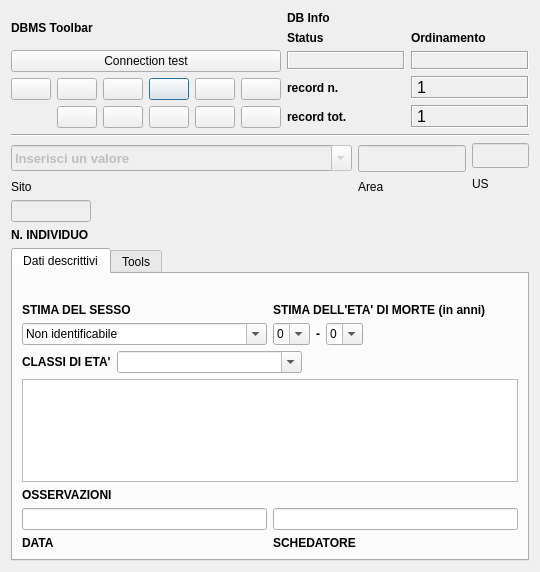
<?xml version="1.0" encoding="UTF-8"?>
<ui version="4.0">
 <class>DialogInd</class>
 <widget class="QDialog" name="DialogInd">
  <property name="geometry">
   <rect>
    <x>0</x>
    <y>0</y>
    <width>540</width>
    <height>572</height>
   </rect>
  </property>
  <property name="minimumSize">
   <size>
    <width>540</width>
    <height>400</height>
   </size>
  </property>
  <property name="windowTitle">
   <string>pyArchInit Gestione Scavi - Scheda Individuo</string>
  </property>
  <property name="windowIcon">
   <iconset resource="resources.qrc">
    <normaloff>:/images/iconPAI.png</normaloff>:/images/iconPAI.png</iconset>
  </property>
  <layout class="QGridLayout" name="gridLayout_6">
   <item row="0" column="0" colspan="3">
    <layout class="QGridLayout" name="gridLayout_2">
     <item row="0" column="0">
      <widget class="QLabel" name="label_29">
       <property name="font">
        <font>
         <weight>75</weight>
         <bold>true</bold>
        </font>
       </property>
       <property name="text">
        <string>DBMS Toolbar</string>
       </property>
      </widget>
     </item>
     <item row="0" column="1" rowspan="3">
      <layout class="QGridLayout" name="gridLayout_5">
       <item row="0" column="0">
        <widget class="QLabel" name="label_42">
         <property name="font">
          <font>
           <weight>75</weight>
           <bold>true</bold>
          </font>
         </property>
         <property name="autoFillBackground">
          <bool>true</bool>
         </property>
         <property name="text">
          <string>DB Info</string>
         </property>
        </widget>
       </item>
       <item row="1" column="0">
        <layout class="QGridLayout" name="gridLayout_4">
         <item row="0" column="1">
          <widget class="QLabel" name="label_43">
           <property name="font">
            <font>
             <pointsize>9</pointsize>
             <weight>75</weight>
             <bold>true</bold>
            </font>
           </property>
           <property name="text">
            <string>Ordinamento</string>
           </property>
           <property name="margin">
            <number>0</number>
           </property>
          </widget>
         </item>
         <item row="1" column="0">
          <widget class="QLabel" name="label_status">
           <property name="minimumSize">
            <size>
             <width>40</width>
             <height>0</height>
            </size>
           </property>
           <property name="font">
            <font>
             <pointsize>10</pointsize>
             <weight>75</weight>
             <bold>true</bold>
            </font>
           </property>
           <property name="cursor">
            <cursorShape>ForbiddenCursor</cursorShape>
           </property>
           <property name="mouseTracking">
            <bool>false</bool>
           </property>
           <property name="contextMenuPolicy">
            <enum>Qt::DefaultContextMenu</enum>
           </property>
           <property name="frameShape">
            <enum>QFrame::Box</enum>
           </property>
           <property name="frameShadow">
            <enum>QFrame::Sunken</enum>
           </property>
           <property name="text">
            <string/>
           </property>
           <property name="alignment">
            <set>Qt::AlignCenter</set>
           </property>
           <property name="margin">
            <number>0</number>
           </property>
          </widget>
         </item>
         <item row="1" column="1">
          <widget class="QLabel" name="label_sort">
           <property name="font">
            <font>
             <pointsize>10</pointsize>
             <weight>75</weight>
             <bold>true</bold>
            </font>
           </property>
           <property name="cursor">
            <cursorShape>ForbiddenCursor</cursorShape>
           </property>
           <property name="mouseTracking">
            <bool>false</bool>
           </property>
           <property name="contextMenuPolicy">
            <enum>Qt::DefaultContextMenu</enum>
           </property>
           <property name="frameShape">
            <enum>QFrame::Box</enum>
           </property>
           <property name="frameShadow">
            <enum>QFrame::Sunken</enum>
           </property>
           <property name="text">
            <string/>
           </property>
           <property name="alignment">
            <set>Qt::AlignCenter</set>
           </property>
           <property name="margin">
            <number>0</number>
           </property>
          </widget>
         </item>
         <item row="0" column="0">
          <widget class="QLabel" name="label_34">
           <property name="font">
            <font>
             <pointsize>9</pointsize>
             <weight>75</weight>
             <bold>true</bold>
            </font>
           </property>
           <property name="text">
            <string>Status</string>
           </property>
           <property name="margin">
            <number>0</number>
           </property>
          </widget>
         </item>
        </layout>
       </item>
       <item row="2" column="0">
        <layout class="QGridLayout" name="gridLayout_3">
         <item row="0" column="0">
          <widget class="QLabel" name="label_27">
           <property name="font">
            <font>
             <pointsize>9</pointsize>
             <weight>75</weight>
             <bold>true</bold>
            </font>
           </property>
           <property name="text">
            <string>record n.</string>
           </property>
           <property name="margin">
            <number>0</number>
           </property>
          </widget>
         </item>
         <item row="0" column="1">
          <widget class="QLabel" name="label_rec_corrente">
           <property name="font">
            <font>
             <family>Microsoft Sans Serif</family>
             <pointsize>12</pointsize>
            </font>
           </property>
           <property name="cursor">
            <cursorShape>ForbiddenCursor</cursorShape>
           </property>
           <property name="mouseTracking">
            <bool>false</bool>
           </property>
           <property name="contextMenuPolicy">
            <enum>Qt::DefaultContextMenu</enum>
           </property>
           <property name="frameShape">
            <enum>QFrame::Box</enum>
           </property>
           <property name="frameShadow">
            <enum>QFrame::Sunken</enum>
           </property>
           <property name="text">
            <string>1</string>
           </property>
          </widget>
         </item>
         <item row="1" column="0">
          <widget class="QLabel" name="label_28">
           <property name="font">
            <font>
             <pointsize>9</pointsize>
             <weight>75</weight>
             <bold>true</bold>
            </font>
           </property>
           <property name="text">
            <string>record tot.</string>
           </property>
           <property name="margin">
            <number>0</number>
           </property>
          </widget>
         </item>
         <item row="1" column="1">
          <widget class="QLabel" name="label_rec_tot">
           <property name="font">
            <font>
             <family>Microsoft Sans Serif</family>
             <pointsize>12</pointsize>
            </font>
           </property>
           <property name="cursor">
            <cursorShape>ForbiddenCursor</cursorShape>
           </property>
           <property name="mouseTracking">
            <bool>false</bool>
           </property>
           <property name="contextMenuPolicy">
            <enum>Qt::DefaultContextMenu</enum>
           </property>
           <property name="frameShape">
            <enum>QFrame::Box</enum>
           </property>
           <property name="frameShadow">
            <enum>QFrame::Sunken</enum>
           </property>
           <property name="text">
            <string>1</string>
           </property>
          </widget>
         </item>
        </layout>
       </item>
      </layout>
     </item>
     <item row="2" column="0">
      <layout class="QGridLayout" name="gridLayout">
       <item row="0" column="5">
        <widget class="QPushButton" name="pushButton_last_rec">
         <property name="toolTip">
          <string>Last rec</string>
         </property>
         <property name="text">
          <string/>
         </property>
         <property name="icon">
          <iconset resource="resources.qrc">
           <normaloff>:/images/7_rightArrows.png</normaloff>:/images/7_rightArrows.png</iconset>
         </property>
        </widget>
       </item>
       <item row="0" column="6">
        <widget class="QPushButton" name="pushButton_new_rec">
         <property name="font">
          <font>
           <pointsize>9</pointsize>
          </font>
         </property>
         <property name="toolTip">
          <string>New record</string>
         </property>
         <property name="text">
          <string/>
         </property>
         <property name="icon">
          <iconset resource="resources.qrc">
           <normaloff>:/images/newrec.png</normaloff>:/images/newrec.png</iconset>
         </property>
        </widget>
       </item>
       <item row="0" column="7">
        <widget class="QPushButton" name="pushButton_save">
         <property name="font">
          <font>
           <pointsize>9</pointsize>
          </font>
         </property>
         <property name="toolTip">
          <string>Save</string>
         </property>
         <property name="text">
          <string/>
         </property>
         <property name="icon">
          <iconset resource="resources.qrc">
           <normaloff>:/images/b_save.png</normaloff>:/images/b_save.png</iconset>
         </property>
         <property name="autoDefault">
          <bool>false</bool>
         </property>
        </widget>
       </item>
       <item row="1" column="4">
        <widget class="QPushButton" name="pushButton_new_search">
         <property name="font">
          <font>
           <pointsize>9</pointsize>
          </font>
         </property>
         <property name="toolTip">
          <string>new search</string>
         </property>
         <property name="text">
          <string/>
         </property>
         <property name="icon">
          <iconset resource="resources.qrc">
           <normaloff>:/images/new_search.png</normaloff>:/images/new_search.png</iconset>
         </property>
        </widget>
       </item>
       <item row="1" column="5">
        <widget class="QPushButton" name="pushButton_search_go">
         <property name="font">
          <font>
           <pointsize>9</pointsize>
          </font>
         </property>
         <property name="toolTip">
          <string>search !!!</string>
         </property>
         <property name="text">
          <string/>
         </property>
         <property name="icon">
          <iconset resource="resources.qrc">
           <normaloff>:/images/search.png</normaloff>:/images/search.png</iconset>
         </property>
        </widget>
       </item>
       <item row="1" column="6">
        <widget class="QPushButton" name="pushButton_sort">
         <property name="font">
          <font>
           <pointsize>9</pointsize>
          </font>
         </property>
         <property name="toolTip">
          <string>Order by</string>
         </property>
         <property name="text">
          <string/>
         </property>
         <property name="icon">
          <iconset resource="resources.qrc">
           <normaloff>:/images/sort.png</normaloff>:/images/sort.png</iconset>
         </property>
        </widget>
       </item>
       <item row="1" column="7">
        <widget class="QPushButton" name="pushButton_view_all">
         <property name="font">
          <font>
           <pointsize>9</pointsize>
          </font>
         </property>
         <property name="toolTip">
          <string>View alls records</string>
         </property>
         <property name="text">
          <string/>
         </property>
         <property name="icon">
          <iconset resource="resources.qrc">
           <normaloff>:/images/view_all.png</normaloff>:/images/view_all.png</iconset>
         </property>
        </widget>
       </item>
       <item row="0" column="4">
        <widget class="QPushButton" name="pushButton_next_rec">
         <property name="toolTip">
          <string>Next rec</string>
         </property>
         <property name="text">
          <string/>
         </property>
         <property name="icon">
          <iconset resource="resources.qrc">
           <normaloff>:/images/6_rightArrow.png</normaloff>:/images/6_rightArrow.png</iconset>
         </property>
        </widget>
       </item>
       <item row="0" column="3">
        <widget class="QPushButton" name="pushButton_prev_rec">
         <property name="maximumSize">
          <size>
           <width>75</width>
           <height>16777215</height>
          </size>
         </property>
         <property name="toolTip">
          <string>Prev rec</string>
         </property>
         <property name="text">
          <string/>
         </property>
         <property name="icon">
          <iconset resource="resources.qrc">
           <normaloff>:/images/4_leftArrow.png</normaloff>:/images/4_leftArrow.png</iconset>
         </property>
        </widget>
       </item>
       <item row="0" column="2">
        <widget class="QPushButton" name="pushButton_first_rec">
         <property name="toolTip">
          <string>First rec</string>
         </property>
         <property name="text">
          <string/>
         </property>
         <property name="icon">
          <iconset resource="resources.qrc">
           <normaloff>:/images/5_leftArrows.png</normaloff>:/images/5_leftArrows.png</iconset>
         </property>
        </widget>
       </item>
       <item row="1" column="3">
        <widget class="QPushButton" name="pushButton_delete">
         <property name="maximumSize">
          <size>
           <width>75</width>
           <height>16777215</height>
          </size>
         </property>
         <property name="font">
          <font>
           <pointsize>9</pointsize>
          </font>
         </property>
         <property name="toolTip">
          <string>Delete record</string>
         </property>
         <property name="text">
          <string/>
         </property>
         <property name="icon">
          <iconset resource="resources.qrc">
           <normaloff>:/images/delete.png</normaloff>:/images/delete.png</iconset>
         </property>
        </widget>
       </item>
      </layout>
     </item>
     <item row="1" column="0">
      <widget class="QPushButton" name="pushButton_connect">
       <property name="text">
        <string>Connection test</string>
       </property>
      </widget>
     </item>
    </layout>
   </item>
   <item row="1" column="0" colspan="3">
    <widget class="Line" name="line_8">
     <property name="font">
      <font>
       <weight>75</weight>
       <bold>true</bold>
      </font>
     </property>
     <property name="orientation">
      <enum>Qt::Horizontal</enum>
     </property>
    </widget>
   </item>
   <item row="2" column="0" rowspan="2">
    <widget class="QComboBox" name="comboBox_sito">
     <property name="enabled">
      <bool>false</bool>
     </property>
     <property name="minimumSize">
      <size>
       <width>341</width>
       <height>26</height>
      </size>
     </property>
     <property name="font">
      <font>
       <pointsize>10</pointsize>
       <weight>75</weight>
       <bold>true</bold>
      </font>
     </property>
     <property name="mouseTracking">
      <bool>true</bool>
     </property>
     <property name="editable">
      <bool>true</bool>
     </property>
     <property name="maxVisibleItems">
      <number>99999</number>
     </property>
     <property name="maxCount">
      <number>2147483647</number>
     </property>
     <item>
      <property name="text">
       <string>Inserisci un valore</string>
      </property>
     </item>
    </widget>
   </item>
   <item row="3" column="2" rowspan="2">
    <widget class="QLabel" name="label_3">
     <property name="text">
      <string>US</string>
     </property>
    </widget>
   </item>
   <item row="4" column="0">
    <widget class="QLabel" name="label">
     <property name="text">
      <string>Sito </string>
     </property>
    </widget>
   </item>
   <item row="4" column="1">
    <widget class="QLabel" name="label_2">
     <property name="text">
      <string>Area</string>
     </property>
    </widget>
   </item>
   <item row="6" column="0">
    <widget class="QLabel" name="label_19">
     <property name="font">
      <font>
       <weight>75</weight>
       <bold>true</bold>
      </font>
     </property>
     <property name="text">
      <string>N. INDIVIDUO</string>
     </property>
    </widget>
   </item>
   <item row="7" column="0" colspan="3">
    <widget class="QTabWidget" name="tabWidget">
     <property name="enabled">
      <bool>true</bool>
     </property>
     <property name="cursor">
      <cursorShape>ArrowCursor</cursorShape>
     </property>
     <property name="mouseTracking">
      <bool>false</bool>
     </property>
     <property name="toolTip">
      <string>Grado/importanza</string>
     </property>
     <property name="currentIndex">
      <number>0</number>
     </property>
     <widget class="QWidget" name="tab_7">
      <attribute name="title">
       <string>Dati descrittivi</string>
      </attribute>
      <layout class="QGridLayout" name="gridLayout_7">
       <item row="1" column="0">
        <widget class="QLabel" name="label_21">
         <property name="font">
          <font>
           <weight>75</weight>
           <bold>true</bold>
          </font>
         </property>
         <property name="text">
          <string/>
         </property>
        </widget>
       </item>
       <item row="2" column="0">
        <layout class="QVBoxLayout" name="verticalLayout_4">
         <item>
          <widget class="QLabel" name="label_20">
           <property name="font">
            <font>
             <weight>75</weight>
             <bold>true</bold>
            </font>
           </property>
           <property name="text">
            <string>STIMA DEL SESSO</string>
           </property>
          </widget>
         </item>
         <item>
          <widget class="QComboBox" name="comboBox_sesso">
           <property name="editable">
            <bool>true</bool>
           </property>
           <item>
            <property name="text">
             <string>Non identificabile</string>
            </property>
           </item>
           <item>
            <property name="text">
             <string>Maschio</string>
            </property>
           </item>
           <item>
            <property name="text">
             <string>Femmina</string>
            </property>
           </item>
           <item>
            <property name="text">
             <string>Indeterminato</string>
            </property>
           </item>
          </widget>
         </item>
        </layout>
       </item>
       <item row="2" column="1">
        <layout class="QVBoxLayout" name="verticalLayout_3">
         <item>
          <widget class="QLabel" name="label_22">
           <property name="font">
            <font>
             <weight>75</weight>
             <bold>true</bold>
            </font>
           </property>
           <property name="text">
            <string>STIMA DELL'ETA' DI MORTE (in anni)</string>
           </property>
          </widget>
         </item>
         <item>
          <layout class="QHBoxLayout" name="horizontalLayout">
           <item>
            <widget class="QComboBox" name="comboBox_eta_min">
             <property name="editable">
              <bool>true</bool>
             </property>
             <item>
              <property name="text">
               <string>0</string>
              </property>
             </item>
            </widget>
           </item>
           <item>
            <widget class="QLabel" name="label_24">
             <property name="font">
              <font>
               <weight>75</weight>
               <bold>true</bold>
              </font>
             </property>
             <property name="text">
              <string>-</string>
             </property>
            </widget>
           </item>
           <item>
            <widget class="QComboBox" name="comboBox_eta_max">
             <property name="enabled">
              <bool>true</bool>
             </property>
             <property name="editable">
              <bool>true</bool>
             </property>
             <property name="insertPolicy">
              <enum>QComboBox::InsertAtBottom</enum>
             </property>
             <item>
              <property name="text">
               <string>0</string>
              </property>
             </item>
            </widget>
           </item>
           <item>
            <spacer name="horizontalSpacer_4">
             <property name="orientation">
              <enum>Qt::Horizontal</enum>
             </property>
             <property name="sizeHint" stdset="0">
              <size>
               <width>40</width>
               <height>20</height>
              </size>
             </property>
            </spacer>
           </item>
          </layout>
         </item>
        </layout>
       </item>
       <item row="3" column="0" colspan="2">
        <layout class="QVBoxLayout" name="verticalLayout_5">
         <item>
          <layout class="QHBoxLayout" name="horizontalLayout_2">
           <item>
            <widget class="QLabel" name="label_26">
             <property name="font">
              <font>
               <weight>75</weight>
               <bold>true</bold>
              </font>
             </property>
             <property name="text">
              <string>CLASSI DI ETA'</string>
             </property>
            </widget>
           </item>
           <item>
            <widget class="QComboBox" name="comboBox_classi_eta">
             <property name="editable">
              <bool>true</bool>
             </property>
             <item>
              <property name="text">
               <string/>
              </property>
             </item>
             <item>
              <property name="text">
               <string>Adulto giovane (20-29)</string>
              </property>
             </item>
             <item>
              <property name="text">
               <string>Adulto maturo (30-50)</string>
              </property>
             </item>
             <item>
              <property name="text">
               <string>Adulto di eta' avanzata (&gt;50)</string>
              </property>
             </item>
            </widget>
           </item>
           <item>
            <spacer name="horizontalSpacer_3">
             <property name="orientation">
              <enum>Qt::Horizontal</enum>
             </property>
             <property name="sizeHint" stdset="0">
              <size>
               <width>40</width>
               <height>20</height>
              </size>
             </property>
            </spacer>
           </item>
          </layout>
         </item>
         <item>
          <widget class="QTextEdit" name="textEdit_osservazioni"/>
         </item>
         <item>
          <widget class="QLabel" name="label_23">
           <property name="font">
            <font>
             <weight>75</weight>
             <bold>true</bold>
            </font>
           </property>
           <property name="text">
            <string>OSSERVAZIONI</string>
           </property>
          </widget>
         </item>
        </layout>
       </item>
       <item row="4" column="0">
        <layout class="QVBoxLayout" name="verticalLayout">
         <item>
          <widget class="QLineEdit" name="lineEdit_data_schedatura"/>
         </item>
         <item>
          <widget class="QLabel" name="label_15">
           <property name="font">
            <font>
             <weight>75</weight>
             <bold>true</bold>
            </font>
           </property>
           <property name="text">
            <string>DATA</string>
           </property>
          </widget>
         </item>
        </layout>
       </item>
       <item row="4" column="1">
        <layout class="QVBoxLayout" name="verticalLayout_2">
         <item>
          <widget class="QLineEdit" name="lineEdit_schedatore"/>
         </item>
         <item>
          <widget class="QLabel" name="label_16">
           <property name="font">
            <font>
             <weight>75</weight>
             <bold>true</bold>
            </font>
           </property>
           <property name="text">
            <string>SCHEDATORE</string>
           </property>
          </widget>
         </item>
        </layout>
       </item>
      </layout>
     </widget>
     <widget class="QWidget" name="tab_12">
      <attribute name="title">
       <string>Tools</string>
      </attribute>
      <layout class="QGridLayout" name="gridLayout_8">
       <item row="0" column="0">
        <layout class="QVBoxLayout" name="verticalLayout_6">
         <item>
          <widget class="QLabel" name="label_68">
           <property name="font">
            <font>
             <weight>75</weight>
             <bold>true</bold>
            </font>
           </property>
           <property name="text">
            <string>Toolbar</string>
           </property>
          </widget>
         </item>
         <item>
          <layout class="QHBoxLayout" name="horizontalLayout_13">
           <item>
            <widget class="QLabel" name="label_71">
             <property name="font">
              <font>
               <weight>75</weight>
               <bold>true</bold>
              </font>
             </property>
             <property name="text">
              <string>Visualizzazione GIS</string>
             </property>
            </widget>
           </item>
           <item>
            <widget class="QToolButton" name="toolButtonGis">
             <property name="minimumSize">
              <size>
               <width>109</width>
               <height>0</height>
              </size>
             </property>
             <property name="toolTip">
              <string/>
             </property>
             <property name="text">
              <string/>
             </property>
             <property name="icon">
              <iconset resource="resources.qrc">
               <normaloff>:/images/GIS.png</normaloff>:/images/GIS.png</iconset>
             </property>
             <property name="shortcut">
              <string>Ctrl+G</string>
             </property>
             <property name="checkable">
              <bool>true</bool>
             </property>
             <property name="checked">
              <bool>false</bool>
             </property>
             <property name="toolButtonStyle">
              <enum>Qt::ToolButtonTextOnly</enum>
             </property>
             <property name="arrowType">
              <enum>Qt::NoArrow</enum>
             </property>
            </widget>
           </item>
           <item>
            <spacer name="horizontalSpacer_7">
             <property name="orientation">
              <enum>Qt::Horizontal</enum>
             </property>
             <property name="sizeHint" stdset="0">
              <size>
               <width>40</width>
               <height>20</height>
              </size>
             </property>
            </spacer>
           </item>
          </layout>
         </item>
         <item>
          <layout class="QHBoxLayout" name="horizontalLayout_14">
           <item>
            <widget class="QLabel" name="label_72">
             <property name="font">
              <font>
               <weight>75</weight>
               <bold>true</bold>
              </font>
             </property>
             <property name="text">
              <string>Attivazione Preview pianta US</string>
             </property>
            </widget>
           </item>
           <item>
            <widget class="QToolButton" name="toolButtonPreview">
             <property name="enabled">
              <bool>false</bool>
             </property>
             <property name="toolTip">
              <string/>
             </property>
             <property name="text">
              <string>Preview pianta US</string>
             </property>
             <property name="icon">
              <iconset resource="resources.qrc">
               <normaloff>:/images/GIS.png</normaloff>:/images/GIS.png</iconset>
             </property>
             <property name="shortcut">
              <string>Ctrl+G</string>
             </property>
             <property name="checkable">
              <bool>true</bool>
             </property>
             <property name="checked">
              <bool>false</bool>
             </property>
             <property name="toolButtonStyle">
              <enum>Qt::ToolButtonTextOnly</enum>
             </property>
             <property name="arrowType">
              <enum>Qt::NoArrow</enum>
             </property>
            </widget>
           </item>
           <item>
            <widget class="QToolButton" name="toolButtonPan">
             <property name="enabled">
              <bool>false</bool>
             </property>
             <property name="minimumSize">
              <size>
               <width>109</width>
               <height>0</height>
              </size>
             </property>
             <property name="toolTip">
              <string>Pan tool</string>
             </property>
             <property name="text">
              <string/>
             </property>
             <property name="icon">
              <iconset resource="resources.qrc">
               <normaloff>:/images/mActionPan.png</normaloff>:/images/mActionPan.png</iconset>
             </property>
             <property name="shortcut">
              <string>Ctrl+G</string>
             </property>
             <property name="checkable">
              <bool>true</bool>
             </property>
             <property name="checked">
              <bool>false</bool>
             </property>
             <property name="toolButtonStyle">
              <enum>Qt::ToolButtonTextOnly</enum>
             </property>
             <property name="arrowType">
              <enum>Qt::NoArrow</enum>
             </property>
            </widget>
           </item>
           <item>
            <spacer name="horizontalSpacer_17">
             <property name="orientation">
              <enum>Qt::Horizontal</enum>
             </property>
             <property name="sizeHint" stdset="0">
              <size>
               <width>40</width>
               <height>20</height>
              </size>
             </property>
            </spacer>
           </item>
          </layout>
         </item>
         <item>
          <layout class="QHBoxLayout" name="horizontalLayout_16">
           <item>
            <widget class="QLabel" name="label_74">
             <property name="font">
              <font>
               <weight>75</weight>
               <bold>true</bold>
              </font>
             </property>
             <property name="text">
              <string>Esportain formato PDF</string>
             </property>
            </widget>
           </item>
           <item>
            <widget class="QPushButton" name="pushButton_pdf_exp">
             <property name="enabled">
              <bool>true</bool>
             </property>
             <property name="font">
              <font>
               <pointsize>9</pointsize>
              </font>
             </property>
             <property name="toolTip">
              <string>Export PDF</string>
             </property>
             <property name="text">
              <string>Singole schede</string>
             </property>
             <property name="icon">
              <iconset resource="resources.qrc">
               <normaloff>:/images/sheet.png</normaloff>:/images/sheet.png</iconset>
             </property>
            </widget>
           </item>
           <item>
            <widget class="QPushButton" name="pushButton_exp_index_us">
             <property name="enabled">
              <bool>false</bool>
             </property>
             <property name="font">
              <font>
               <pointsize>9</pointsize>
              </font>
             </property>
             <property name="text">
              <string>Elenco Individui</string>
             </property>
             <property name="icon">
              <iconset resource="resources.qrc">
               <normaloff>:/images/sheet.png</normaloff>:/images/sheet.png</iconset>
             </property>
            </widget>
           </item>
           <item>
            <spacer name="horizontalSpacer_19">
             <property name="orientation">
              <enum>Qt::Horizontal</enum>
             </property>
             <property name="sizeHint" stdset="0">
              <size>
               <width>40</width>
               <height>20</height>
              </size>
             </property>
            </spacer>
           </item>
          </layout>
         </item>
         <item>
          <layout class="QHBoxLayout" name="horizontalLayout_17">
           <item>
            <widget class="QLabel" name="label_75">
             <property name="font">
              <font>
               <weight>75</weight>
               <bold>true</bold>
              </font>
             </property>
             <property name="text">
              <string>Mostra immagini</string>
             </property>
            </widget>
           </item>
           <item>
            <widget class="QToolButton" name="toolButtonPreviewMedia">
             <property name="enabled">
              <bool>false</bool>
             </property>
             <property name="minimumSize">
              <size>
               <width>109</width>
               <height>0</height>
              </size>
             </property>
             <property name="text">
              <string>Mostra immagini</string>
             </property>
             <property name="icon">
              <iconset resource="resources.qrc">
               <normaloff>:/images/photo.png</normaloff>:/images/photo.png</iconset>
             </property>
             <property name="checkable">
              <bool>true</bool>
             </property>
            </widget>
           </item>
           <item>
            <spacer name="horizontalSpacer_12">
             <property name="orientation">
              <enum>Qt::Horizontal</enum>
             </property>
             <property name="sizeHint" stdset="0">
              <size>
               <width>40</width>
               <height>20</height>
              </size>
             </property>
            </spacer>
           </item>
          </layout>
         </item>
        </layout>
       </item>
       <item row="1" column="0">
        <spacer name="verticalSpacer">
         <property name="orientation">
          <enum>Qt::Vertical</enum>
         </property>
         <property name="sizeHint" stdset="0">
          <size>
           <width>20</width>
           <height>40</height>
          </size>
         </property>
        </spacer>
       </item>
      </layout>
     </widget>
    </widget>
   </item>
   <item row="2" column="1" rowspan="2">
    <widget class="QLineEdit" name="lineEdit_area">
     <property name="enabled">
      <bool>false</bool>
     </property>
     <property name="minimumSize">
      <size>
       <width>61</width>
       <height>21</height>
      </size>
     </property>
     <property name="font">
      <font>
       <pointsize>12</pointsize>
       <weight>75</weight>
       <bold>true</bold>
      </font>
     </property>
    </widget>
   </item>
   <item row="5" column="0">
    <widget class="QLineEdit" name="lineEdit_individuo">
     <property name="enabled">
      <bool>false</bool>
     </property>
     <property name="maximumSize">
      <size>
       <width>80</width>
       <height>16777215</height>
      </size>
     </property>
    </widget>
   </item>
   <item row="2" column="2">
    <widget class="QLineEdit" name="lineEdit_us">
     <property name="enabled">
      <bool>false</bool>
     </property>
     <property name="minimumSize">
      <size>
       <width>0</width>
       <height>25</height>
      </size>
     </property>
    </widget>
   </item>
  </layout>
 </widget>
 <resources>
  <include location="resources.qrc"/>
 </resources>
 <connections/>
</ui>
